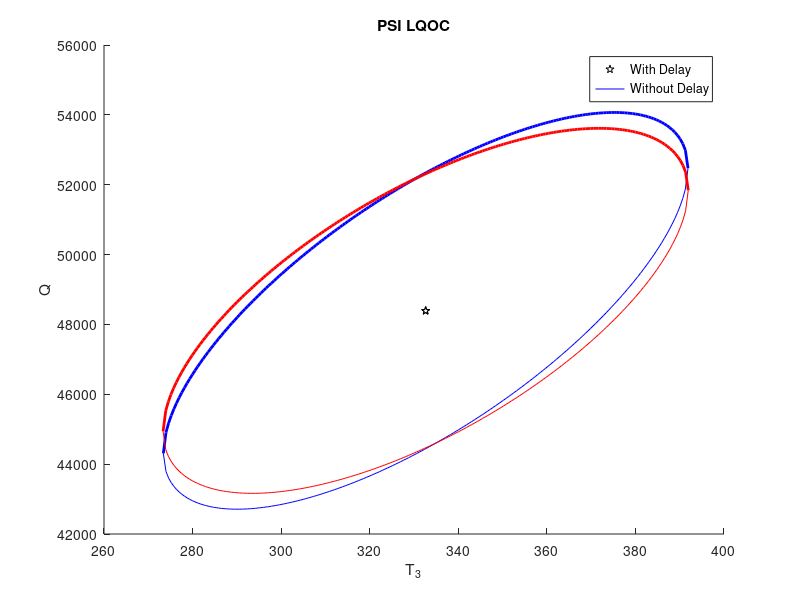
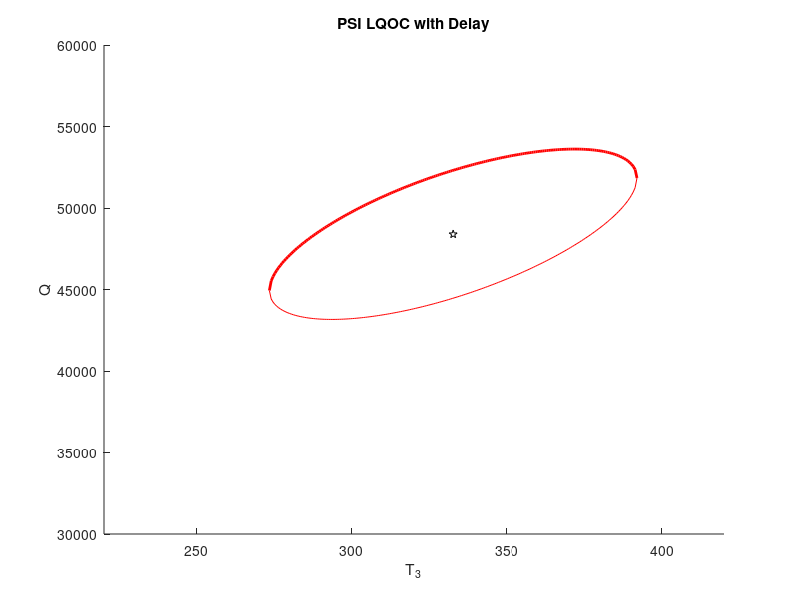
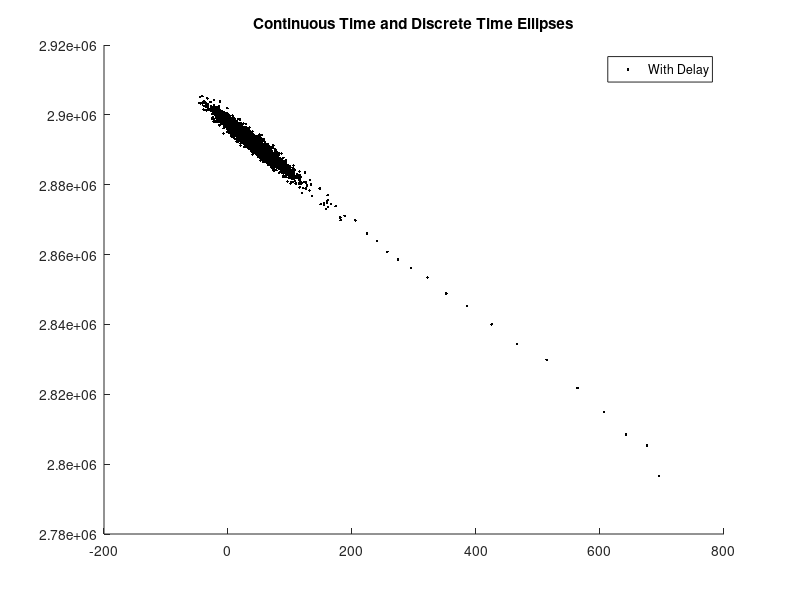
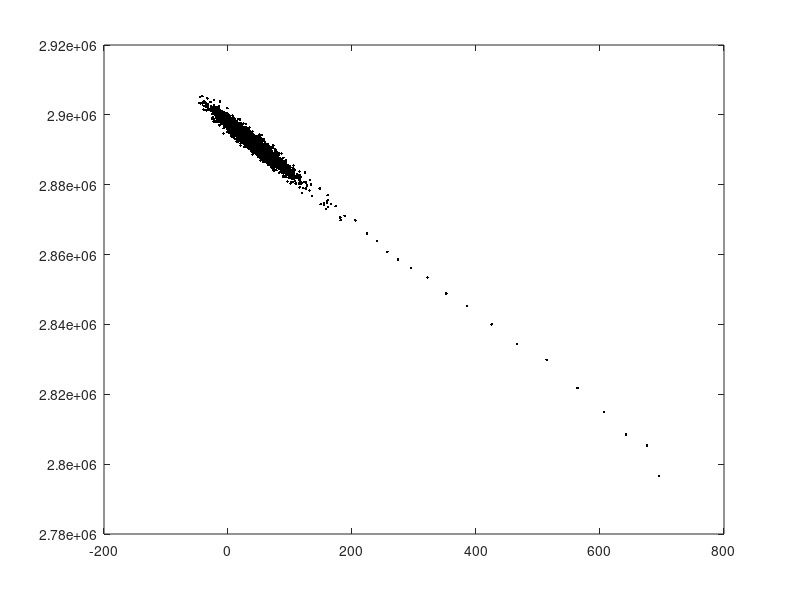

The MATLAB script that drew these images, in order:
    clc; close all; clear all

    %%%%%%constants
    Q_ss = 2.845*10^6;       % heat (SSOP) [kcal/h]
    C_A0_ss = 1;             % inlet conc. (SSOP) [kmole/m^3]
    dt=0.1;                  % sample time [h]
    s_ss = [362.2 0.0154 0.9846 449.8 385.6];
    q_ss = [s_ss(4); Q_ss];  % assume no limitations on performance output q

    pbar = 1;                % Assume the disturbance,CA0, is characterized as being colored noise with a mean of 1 kmol e/m
    st_div = 0.2;            % standard diviation [kmole/m^3]
    tau = 0.25;              % correlation time [h]
    Sw = 2*tau*st_div^2;     % spectral density

    Sv_1 = 40;               % zero mean white noise with spectral density 1
    Sv_2 = 10;               % zero mean white noise with spectral density 2

    %matrices
    A = [-9.3750,0,0,0,6.875;
        0,-162.538579499525,0,-0.0122619049667084,0;
        0,160.038579499525,-2.5,0.0122619049667084,0;
        2.5,-32007.7158999051,0,-4.95238099334167,0;
        6.875,0,0,2.5,-9.375];

    B = [0;0;0;0.00025;0];

    G = [0;2.5;0;0;0];

    C = [0 0 0 0 0 1; 1 0 0 0 0 0];   % differnet C now bc measurments are T0 and T1 ??


    %z=Dx*x+ Du*u+ Dw*w or  q=[T_3 ;Q]=Dx*[s]+ Du*[m]+ Dw*[0]  // where// z=q-qss / w=p-p22 disturbance inputs [Ca0]/ u=m-mss manipulated variables [Q]/
    Dx = [0 0 0 1 0; 0 0 0 0 0];
    %Dx = [0 0 0 0 1; 1 0 0 0 0];
    Du = [0; 1];
    Dw = [0; 0];

    %shaping filter (used to model the disturbance)
    st_div = 0.2;                   % standard diviation [kmole/m^3]
    tau = 0.25;                     % correlation time [h]
    Sw = 2*tau*st_div^2;            % spectral density

    Swf = [Sw];                     % spectral density with filter
    Af = [-1/tau];
    Gf = [1/tau];
    Dxf = eye(1);                   % Dx with filter
    Dwf = zeros(1);                 % Dw with filter

    %Continuous time
    An = [A G*Dxf;0 0 0 0 0 Af];    % new matrix A eq. 5.28
    Bn = [B; 0];                    % new matrix B
    Gn =[G*Dwf; Gf];                % new matrix G
    Dx_new=[Dx Dw*Dxf];             % new matrix Dx
    Du_new=Du;
    Dwn=Dw*Dwf;

    % sample and hold --> (can be done either before or after addinf shaping filter) Eq 5.136
        nx=6;
        Ndt=200;
        ddt=dt/Ndt;
        sum=zeros(nx);
        Sigw=Swf./dt;
    for jjj=1:Ndt
        sum=sum+expm(An*jjj*ddt);
    end
        Ad_new = expm(An*dt);                 % new matrix Ad
        Bd_new = sum*Bn*ddt;                  % new matrix Bd
        Gd_new = sum*Gn*ddt;                  % new matrix Gd

    Sv = diag([40 10]);
    Sigv = Sv/dt;

    %%%Part(i_8.19) plot T3 versus Q over 200h; scatter plot and EDOR of stochastic PSI LQOC -->hw 7p8.11; book ex8.6
    % T0 = inlet temperature, which is the state of the shaping filter
    I = An*inv(An);                  %I think use Ad_new here instead of An? Yes
    Q = 1000*I;                      %I = A*inv(A)
    Qd = Q*dt;
    R = 0.001;
    Rd = R*dt;
    x0 = [0 0.5 -0.5 -30 -10 0]';

    % LQOC gain in continuous-time
    [P,Lam_CT,L]=care(An,Bn,Q,R);

    % Output covariance in continuous-time with FSI
    Sigx_CT=lyap(An-Bn*L,Gn*Sw*Gn');
    Sigz_FSI_CT=(Dx_new-Du_new*L)*Sigx_CT*(Dx_new-Du_new*L)';

    % Output covariance in continuous-time with PSI
    [Sige_CT,Lam_CT,K_CT]=care(An',C',Gn*Sw*Gn',Sv);
    K_CT=K_CT';
    Sigxhat_CT=lyap(An-Bn*L,Sige_CT*C'*inv(Sv)*C*Sige_CT);
    Sigz_PSI_CT=(Dx_new-Du_new*L)*Sigxhat_CT*(Dx_new-Du_new*L)'+Dx_new*Sige_CT*Dx_new';

    % LQOC gain in disctrete-time
    [Pd, Lamd, Ld]=dare(Ad_new,Bd_new,Qd,Rd);

    % Output covariance in discrete-time with FSI
    Sigx=dlyap(Ad_new-Bd_new*Ld, Gd_new*Sigw*Gd_new');
    Sigz=(Dx_new-Du_new*Ld)*Sigx*(Dx_new-Du_new*Ld)';

    % Optimal estmator gains
    [Sige_plus,Lam,K_plus]=dare(Ad_new',C',Gd_new*Sigw*Gd_new',Sigv);
    K_plus=K_plus';

    Sige=inv(inv(Sige_plus)+C'*inv(Sigv)*C);
    K=Sige*C'*inv(Sigv);

    % Output covariance in discrete-time with PSI and no delay
    Sigxhat=dlyap(Ad_new-Bd_new*Ld,Sige_plus-Sige);
    Sigz_PSI_noD=(Dx_new-Du_new*Ld)*Sigxhat*(Dx_new-Du_new*Ld)'+Dx_new*Sige*Dx_new'

    %%%Part(ii_8.19) plot T3 versus Q over 200h; scatter plots and EDORs of stochastic PSI LQOC with computational delay -->hw 7p8.11

    % Output covariance in discrete-time with PSI and with delay
    Sigxhat_plus=dlyap(Ad_new-Bd_new*Ld,Ad_new*(Sige_plus-Sige)*Ad_new');
    Sigz_PSI_withD=(Dx_new-Du_new*Ld)*Sigxhat_plus*(Dx_new-Du_new*Ld)'+Dx_new*Sige_plus*Dx_new'

    %Plot CLOSE LOOP continuous time EDOR
    disp("Standard deviation parameter alpha=2")
    %Solve for steady state

    I = eye(6);  %An*inv(An);                  %I think use Ad_new here instead of An? Yes
    Q = 1000*I;                              %I = A*inv(A)
    R = 0.001;
    x0 = [0 0.5 -0.5 -30 -10 0]';

    %%%(ii) repeat part (i) with closed-loop --> u = -Lx(t)
    P=dare(Ad_new,Bd_new,Q,R);
    L=inv(R+Bd_new'*P*Bd_new)*Bd_new'*P*Ad_new;

    sbarDD=-inv(eye(size(Ad_new))-Ad_new)*Gd_new*pbar;
    avdd=(Dx_new - Du_new*L)*sbarDD;

    %Define EDOR
    zbar=avdd;
    dt=0.1;
    Sw=0.02;
    
    %% NO DELAY PLOT
    % Change this too

    sigZd=Sigz_PSI_noD;
    Ezinvd=inv(sigZd);
    
    %Determine ranges of independent variable
    alpha=2;
    xind_maxd=sqrt(alpha^2*Ezinvd(2,2)/det(Ezinvd));
    xind_mind=-xind_maxd;
    N=200;
    xind2d=zeros(1,N);
    yupd=zeros(1,N);
    yd=zeros(1,N);
    step = (xind_maxd-xind_mind)/(N-1);

    %Calculate upper and lower curve values
    for ii=1:N
        xindd=xind_mind+step*(ii-1);
        xind2d(ii)=xindd;
        b=Ezinvd(1,2)*xindd/Ezinvd(2,2);
        c=(Ezinvd(1,1)*xindd*xindd-alpha^2)/Ezinvd(2,2);
        yupd(ii)=-b+sqrt(b^2-c);
        yd(ii)=-b-sqrt(b^2-c);
    end

    %Plot upper and lower curves
    xind2d=xind2d+zbar(1);
    yupd=abs(yupd+zbar(2));
    yd=abs(yd+zbar(2));
    %subplot(2,1,2);
    figure()
    hold on
    plot(abs(zbar(1)),abs(zbar(2)),'pk', xind2d,yupd,'b',xind2d,yd,'b','LineWidth',2)
    xlabel('T_3')
    ylabel('Q')
    title('Without Delay')

    %% WITH DELAY PLOT
    sigZd=Sigz_PSI_withD;
    Ezinvd=inv(sigZd);
    zbarWD=avdd;
    %Determine ranges of independent variable
    alpha=2;
    xind_maxdWD=sqrt(alpha^2*Ezinvd(2,2)/det(Ezinvd));
    xind_mindWD=-xind_maxdWD;
    N=200;
    xind2dWD=zeros(1,N);
    yupdWD=zeros(1,N);
    ydWD=zeros(1,N);
    step = (xind_maxdWD-xind_mindWD)/(N-1);

    %Calculate upper and lower curve values
    for ii=1:N
        xinddWD=xind_mindWD+step*(ii-1);
        xind2dWD(ii)=xinddWD;
        bWD=Ezinvd(1,2)*xinddWD/Ezinvd(2,2);
        cWD=(Ezinvd(1,1)*xinddWD*xinddWD-alpha^2)/Ezinvd(2,2);
        yupdWD(ii)=-bWD+sqrt(bWD^2-cWD);
        ydWD(ii)=-bWD-sqrt(bWD^2-cWD);
    end

    %Plot upper and lower curves
    xind2dWD=xind2dWD+zbarWD(1);
    yupdWD=abs(yupdWD+zbarWD(2));
    ydWD=abs(ydWD+zbarWD(2));
%      ydWD=(ydWD+zbarWD(2));
    %subplot(2,1,2);

    hold on
    plot(abs(zbarWD(1)),abs(zbarWD(2)),'pk', xind2dWD,yupdWD,'r',xind2dWD,ydWD,'r','LineWidth',2)
    xlabel('T_3')
    ylabel('Q')
    title('PSI LQOC')
    legend('With Delay', 'Without Delay')

    %% PROCESS SIMULATION

    % Simulate process
    randn('state',2^6-1);
    % Ld = (10^4)*[0.0047 -1.6407 0 0.0084 0.0036 -0.7817];
    NN=round(400/dt);
    Sig_p = Sw/dt;
    tt=zeros(1,NN);
    ss=zeros(6,NN);
    qq=zeros(2,NN);
    ss0=sbarDD;
    ss(:,1)=ss0;

    for kk=1:NN-1
    tt(kk+1)=dt*kk;
    pk=sqrt(Sig_p)*randn+pbar;
    %ss(:,kk+1)=(Ad_new)*ss(:,kk)+Gd_new*pk;
    ss(:,kk+1)=(Ad_new-Bd_new*L)*ss(:,kk)+Gd_new*pk;
    %qq(:,kk)=(Dx_new - Du_new*L)*ss(:,kk);
%     qq(:,kk)= (C-Sv*L)*ss(:,kk);
   qq(:,kk)=(Dx_new-Du_new*L)*ss(:,kk);
 end
    %
    qq(:,NN)=qq(:,NN-1);    
    Q_ss = 2.845*10^6;       % heat (SSOP) [kcal/h]
    s_ss = [362.2 0.0154 0.9846 449.8 385.6];
    qq0=[362.22;Q_ss]*ones(1,NN);
    qqf=qq+qq0;
    %% PLOT FOR COMPARING WITH AND WITHOUT DELAYS
    figure()
    hold off
    % plot( xind2,yup,'r',abs(zbar(1)),abs(zbar(2)),'*',xind2,ydown,'r','LineWidth',4)
    % legend({'Continuous time'},'Location','southwest')
    xlabel('T_3')
    xlim([220 420])
    ylabel('Q')
    ylim([3*10^4 6*10^4])
    hold on
    plot(abs(zbarWD(1)),abs(zbarWD(2)),'pk', xind2dWD,yupdWD,'r',xind2dWD,ydWD,'r','LineWidth',2)
    title('PSI LQOC with Delay')
    hold on
   % plot(abs(zbar(1)),abs(zbar(2)),'pk', xind2d,yupd,'b',xind2d,yd,'b','LineWidth',2)
figure()
    hold on
    plot(qqf(1,:), qqf(2,:),'k.');
    title('Continuous Time and Discrete Time Ellipses')
    legend('With Delay', 'Without Delay', 'process simulation');
    % legend({'~','Continuous time','Discrete time', 'Simulated discrete time process'},'Location','southwest')
    %% SIMULATIN PROCESS

    % Generate White Noise Sequences
    randn('state',2^6-1); ww=sqrt(Sigw)*randn(NN,1); vv=sqrt(Sigv)*randn(2,NN);

    %% Simulate with FSI
    tt=zeros(1,NN+1); xx=zeros(6,NN+1); uu=zeros(1,NN); xx(:,1)=x0;
    for kk=1:NN
        tt(kk)=(kk-1)*dt;
        uu(:,kk)=-L*xx(:,kk);
        xx(:,kk+1)=Ad_new*xx(:,kk)+Bd_new*uu(:,kk)+Gd_new*ww(kk);
        qq(:,kk)=(Dx_new-Du_new*L)*xx(:,kk);
    end
    tt(NN+1)=(NN)*dt; 
    uu(:,NN+1)=-L*xx(:,NN+1);
    qq(:,NN)=qq(:,NN-1);
    %figure(31); plot(xx(1,:),xx(6,:),'k.');
    %figure(32); plot(abs(uu(1,:)),abs(xx(1,:)),'k.')
%figure(32); plot(qq(1,:),qq(2,:),'k.')
    %% Simulate with PSI and without computational delay
    xx=zeros(6,NN+1); xhat=zeros(6,NN+1); xhat_plus=x0;
    %zeros(6,NN+1);
    uu=zeros(1,NN); xx(:,1)=x0; xhat_plus(:,1)=zeros(6,1);
    qq=zeros(2,NN);
    for kk=1:NN
        yykk=C*xx(:,kk)+vv(:,kk);
        xhat(:,kk)=xhat_plus(:,kk)+K*(yykk-C*xhat_plus(:,kk));
        uu(:,kk)=-L*xhat(:,kk); 
        xx(:,kk+1)=Ad_new*xx(:,kk)+Bd_new*uu(:,kk)+Gd_new*ww(kk);
        xhat_plus(:,kk+1)=Ad_new*xhat(:,kk)+Bd_new*uu(:,kk);
       % qq(:,kk)=(Dx_new-Du_new*L)*xhat_plus(:,kk);
        qq(:,kk)=(Dx_new-Du_new*L)*xx(:,kk);
    end
    tt(NN+1)=(NN)*dt; 
    xhat(:,NN+1)=xhat_plus(:,NN+1);
    uu(:,NN+1)=-L*xhat(:,NN+1);
    qq(:,NN)=qq(:,NN-1);
    %figure(11); plot(xx(1,:),xx(6,:),'k.');
    %figure(22); plot(uu(1,:),xx(1,:),'k.')
    %figure(22); plot(qq(1,:),qq(2,:),'k.')
    
    %% Simulate with PSI and with computational delay
    xx=zeros(6,NN+1); xhat=zeros(6,NN+1); xhat_plus=x0;
    %zeros(6,NN+1);
    uu=zeros(1,NN); xx(:,1)=x0; xhat_plus(:,1)=zeros(6,1);
    qq=zeros(2,NN);
    for kk=1:NN
        yy=C*xx(:,kk)+vv(:,kk);
        xhat(:,kk)=xhat_plus(:,kk)+K*(yy-C*xhat_plus(:,kk));
        uu(:,kk)=-L*xhat_plus(:,kk);
        xx(:,kk+1)=Ad_new*xx(:,kk)+Bd_new*uu(:,kk)+Gd_new*ww(kk);
        xhat_plus(:,kk+1)=Ad_new*xhat(:,kk)+Bd_new*uu(:,kk);
       % qq(:,kk)=(Dx_new-Du_new*L)*xhat_plus(:,kk);
         qq(:,kk)=(Dx_new-Du_new*L)*xx(:,kk);
    end
    xhat(:,NN+1)=xhat_plus(:,NN+1); 
    uu(:,NN+1)=-L*xhat(:,NN+1);

   % figure(111); plot(xx(1,:),xx(6,:),'k.');
    figure(223); plot(qqf(1,:),qqf(2,:),'k.')
    %figure(222); plot(uu(1,:),xx(1,:),'k.')



